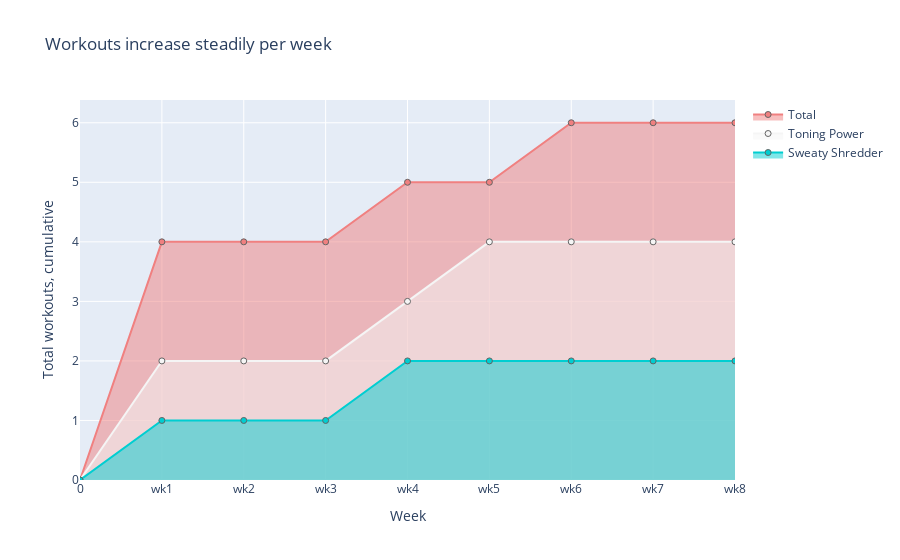

Here is the notebook cell this chart was saved with:
### Code cell
# fourth chart - shows rural population vs arable land
groupes = ["Total", "Sweaty Shredder", "Toning Power"]
colors = ['lightcoral', 'darkturquoise', 'whitesmoke']

trace1 =   go.Scatter(
      y = [0, 4, 4, 4, 5, 5, 6, 6, 6],
      x = [0, 'wk1', 'wk2', 'wk3', 'wk4', 'wk5', 'wk6', 'wk7', 'wk8'],
    fill = 'tozeroy',
    name = 'Total',
    marker = dict(color = colors[0], line = dict(color = 'rgb(100,100,100)', width = 1)))

trace2 = go.Scatter(
      y = [0, 2, 2, 2, 3, 4, 4, 4, 4],
      x = [0, 'wk1', 'wk2', 'wk3', 'wk4', 'wk5', 'wk6', 'wk7', 'wk8'],
    fill = 'tozeroy',
    name = 'Toning Power',
    marker = dict(color = colors[2], line = dict(color = 'rgb(100,100,100)', width = 1)))

trace3 = go.Scatter(
      y = [0, 1, 1, 1, 2, 2, 2, 2, 2],
      x = [0, 'wk1', 'wk2', 'wk3', 'wk4', 'wk5', 'wk6', 'wk7', 'wk8'],
    fill = 'tozeroy',
    name = 'Sweaty Shredder',
    marker = dict(color = colors[1], line = dict(color = 'rgb(100,100,100)', width = 1)))

    
colors
layout_four = dict(title = 'Workouts increase steadily per week',
                xaxis = dict(title = 'Week'),
                yaxis = dict(title = 'Total workouts, cumulative'),
                )

go.Figure(data = [trace1, trace2, trace3], 
         layout = layout_four
         )

### Figure 1 — Plotly figure (JSON) as saved in the notebook; plotly's stock layout.template omitted (floating-point values rounded to 4 significant figures)
{"data": [{"fill": "tozeroy", "marker": {"color": "lightcoral", "line": {"color": "rgb(100,100,100)", "width": 1}}, "name": "Total", "type": "scatter", "x": [0, "wk1", "wk2", "wk3", "wk4", "wk5", "wk6", "wk7", "wk8"], "y": [0, 4, 4, 4, 5, 5, 6, 6, 6]}, {"fill": "tozeroy", "marker": {"color": "whitesmoke", "line": {"color": "rgb(100,100,100)", "width": 1}}, "name": "Toning Power", "type": "scatter", "x": [0, "wk1", "wk2", "wk3", "wk4", "wk5", "wk6", "wk7", "wk8"], "y": [0, 2, 2, 2, 3, 4, 4, 4, 4]}, {"fill": "tozeroy", "marker": {"color": "darkturquoise", "line": {"color": "rgb(100,100,100)", "width": 1}}, "name": "Sweaty Shredder", "type": "scatter", "x": [0, "wk1", "wk2", "wk3", "wk4", "wk5", "wk6", "wk7", "wk8"], "y": [0, 1, 1, 1, 2, 2, 2, 2, 2]}], "layout": {"title": {"text": "Workouts increase steadily per week"}, "xaxis": {"title": {"text": "Week"}}, "yaxis": {"title": {"text": "Total workouts, cumulative"}}}}
